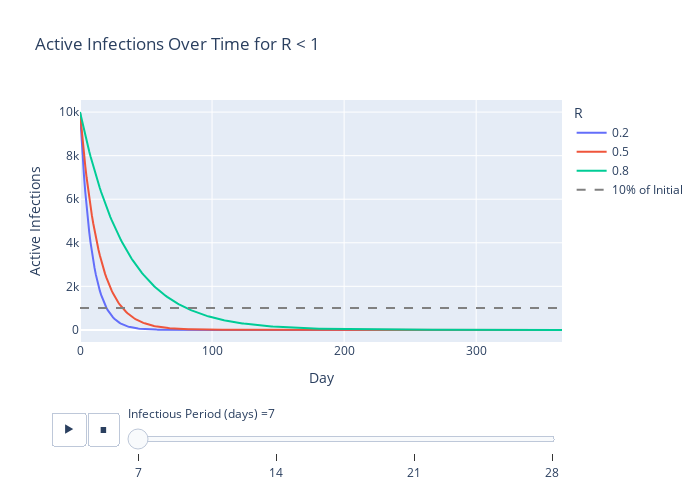

Notebook source saved alongside this figure:
### Code cell
fig = plot_active_infections(active, title='Active Infections Over Time for R < 1')
po.iplot(fig)

### Figure 1 — Plotly figure (JSON) as saved in the notebook; plotly's stock layout.template omitted (floating-point values rounded to 4 significant figures; data arrays with more than 128 entries replaced by an {"elided": "..."} marker saying what was removed)
{"data": [{"hoverlabel": {"namelength": 0}, "hovertemplate": "R = 0.2<br>Infectious Period (days) = 7<br>Day = %{x}<br>Active Infections = %{y}", "ids": {"elided": "366 float values"}, "legendgroup": "0.2", "line": {"color": "#636efa", "dash": "solid"}, "mode": "lines", "name": "0.2", "showlegend": true, "type": "scatter", "x": {"elided": "366 int values"}, "xaxis": "x", "y": {"elided": "366 int values"}, "yaxis": "y"}, {"hoverlabel": {"namelength": 0}, "hovertemplate": "R = 0.5<br>Infectious Period (days) = 7<br>Day = %{x}<br>Active Infections = %{y}", "ids": {"elided": "366 float values"}, "legendgroup": "0.5", "line": {"color": "#EF553B", "dash": "solid"}, "mode": "lines", "name": "0.5", "showlegend": true, "type": "scatter", "x": {"elided": "366 int values"}, "xaxis": "x", "y": {"elided": "366 int values"}, "yaxis": "y"}, {"hoverlabel": {"namelength": 0}, "hovertemplate": "R = 0.8<br>Infectious Period (days) = 7<br>Day = %{x}<br>Active Infections = %{y}", "ids": {"elided": "366 float values"}, "legendgroup": "0.8", "line": {"color": "#00cc96", "dash": "solid"}, "mode": "lines", "name": "0.8", "showlegend": true, "type": "scatter", "x": {"elided": "366 int values"}, "xaxis": "x", "y": {"elided": "366 int values"}, "yaxis": "y"}, {"hovertemplate": "Day = %{x}<br>Active Infections = 10% of Initial", "line": {"color": "gray", "dash": "dash"}, "mode": "lines", "name": "10% of Initial", "type": "scatter", "x": {"elided": "366 int values"}, "y": {"elided": "366 int values"}}], "layout": {"height": 500, "legend": {"title": {"text": "R"}, "tracegroupgap": 0}, "sliders": [{"active": 0, "currentvalue": {"prefix": "Infectious Period (days) ="}, "len": 0.9, "pad": {"b": 10, "t": 60}, "steps": [{"args": [["7"], {"frame": {"duration": 0, "redraw": false}, "fromcurrent": true, "mode": "immediate", "transition": {"duration": 0, "easing": "linear"}}], "label": "7", "method": "animate"}, {"args": [["14"], {"frame": {"duration": 0, "redraw": false}, "fromcurrent": true, "mode": "immediate", "transition": {"duration": 0, "easing": "linear"}}], "label": "14", "method": "animate"}, {"args": [["21"], {"frame": {"duration": 0, "redraw": false}, "fromcurrent": true, "mode": "immediate", "transition": {"duration": 0, "easing": "linear"}}], "label": "21", "method": "animate"}, {"args": [["28"], {"frame": {"duration": 0, "redraw": false}, "fromcurrent": true, "mode": "immediate", "transition": {"duration": 0, "easing": "linear"}}], "label": "28", "method": "animate"}], "x": 0.1, "xanchor": "left", "y": 0, "yanchor": "top"}], "title": {"text": "Active Infections Over Time for R < 1"}, "updatemenus": [{"buttons": [{"args": [null, {"frame": {"duration": 500, "redraw": false}, "fromcurrent": true, "mode": "immediate", "transition": {"duration": 500, "easing": "linear"}}], "label": "&#9654;", "method": "animate"}, {"args": [[null], {"frame": {"duration": 0, "redraw": false}, "fromcurrent": true, "mode": "immediate", "transition": {"duration": 0, "easing": "linear"}}], "label": "&#9724;", "method": "animate"}], "direction": "left", "pad": {"r": 10, "t": 70}, "showactive": false, "type": "buttons", "x": 0.1, "xanchor": "right", "y": 0, "yanchor": "top"}], "width": 700, "xaxis": {"anchor": "y", "autorange": true, "domain": [0, 1], "range": [0, 365], "title": {"text": "Day"}, "type": "linear"}, "yaxis": {"anchor": "x", "autorange": true, "domain": [0, 1], "range": [-555.6, 10560.0], "title": {"text": "Active Infections"}, "type": "linear"}}}
